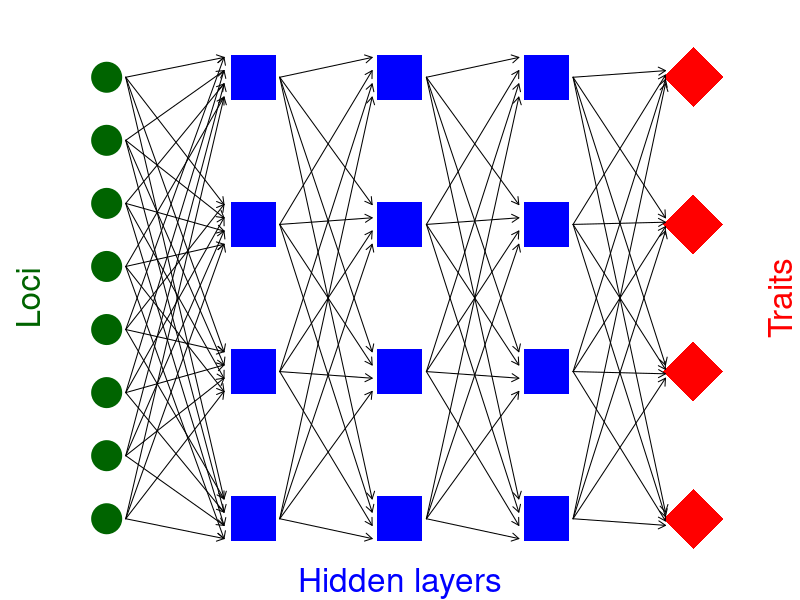

This chart was generated by the following R code:
## ---- chunk 1
par(mar = c(0.2, 0.2, 0, 0.2));
plot(x = 0, y = 0, type = "n", xlim = c(0, 1000), ylim = c(0, 1000), 
     xaxt = "n", yaxt = "n", bty = "n", xlab = "", ylab = "");
mtext(side = 1, text = "Hidden layers", cex = 2, col = "blue", line = -1);
mtext(side = 2, text = "Loci", cex = 2, col = "darkgreen", line = -2);
mtext(side = 4, text = "Traits", cex = 2, col = "red", line = -1);
Lx  <- rep(x = 100, times = 8);
Ly  <- seq(from = 100, to = 900, length = 8);
points(x = Lx, y = Ly, pch = 20, cex = 6, col = "darkgreen");
H1x <- rep(x = 300, times = 4);
H1y <- seq(from = 100, to = 900, length = 4);
points(x = H1x, y = H1y, pch = 15, cex = 6, col = "blue");
H2x <- rep(x = 500, times = 4);
H2y <- seq(from = 100, to = 900, length = 4);
points(x = H2x, y = H2y, pch = 15, cex = 6, col = "blue");
H3x <- rep(x = 700, times = 4);
H3y <- seq(from = 100, to = 900, length = 4);
points(x = H3x, y = H3y, pch = 15, cex = 6, col = "blue");
Tx  <- rep(x = 900, times = 4);
Ty  <- seq(from = 100, to = 900, length = 4);
points(x = Tx, y = Ty, pch = 18, cex = 8, col = "red");
for(i in 1:4){
    e1 <- seq(from = -36, to = 36, length = 4);
    arrows(x0 = Lx + 26, x1 = H1x[i] - 40, y0 = Ly, y1 = H1y[i] + e1, 
           length = 0.08);
    arrows(x0 = H1x + 36, x1 = H2x[i] - 38, y0 = H1y, y1 = H2y[i] + e1, 
           length = 0.08);
    arrows(x0 = H2x + 36, x1 = H3x[i] - 38, y0 = H2y, y1 = H3y[i] + e1, 
           length = 0.08);
    e2 <- seq(from = -12, to = 12, length = 4)
    arrows(x0 = H3x + 36, x1 = Tx[i] - 38, y0 = H3y, y1 = Ty[i] + e2, 
           length = 0.08);
}
